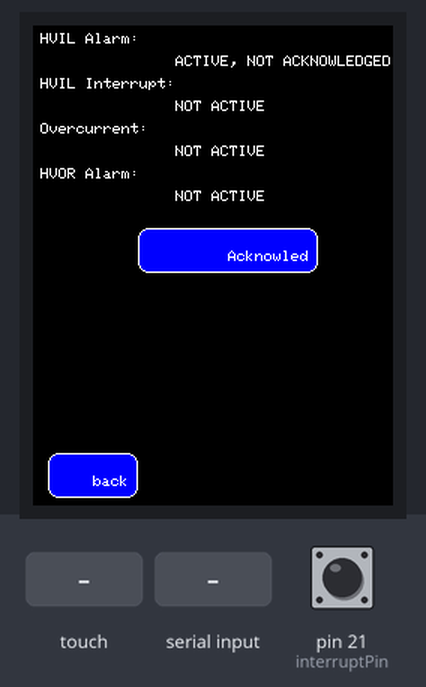
The sketch below on a simulated Arduino Mega 2560, built with avr-gcc and run on an emulated ATmega2560. Shown: 240×320 colour display. The inputs (shaded band) are chosen by the test bench; at power-on: pin 21 (interruptPin) HIGH. EEPROM starts erased; what the sketch prints to the serial monitor is not drawn.

Above: at 1.4 s.
1.5 s: touch panel pressed at 13 % / 50 % of its raw x / y range
At 2.5 s:
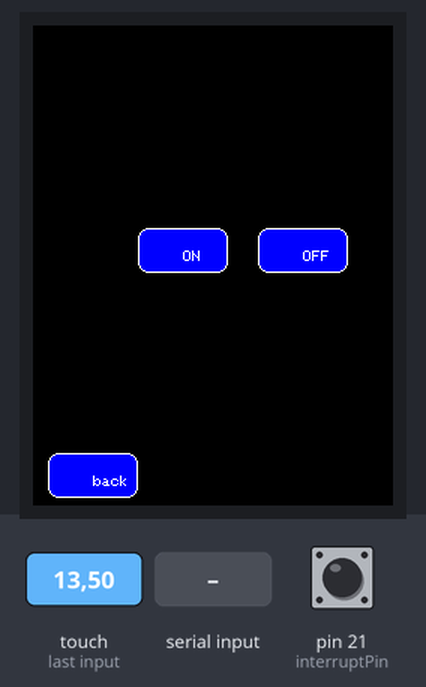
3.2 s: pin 21 (interruptPin) pulled LOW for 0.15 s
At 4.3 s:
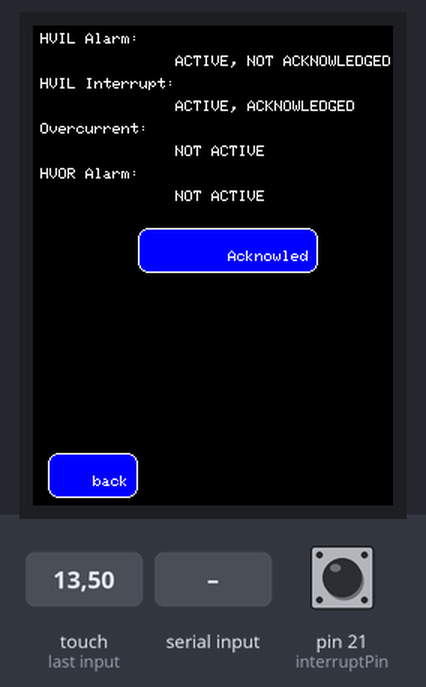
5.1 s: "1" received over the second serial link
At 5.8 s:
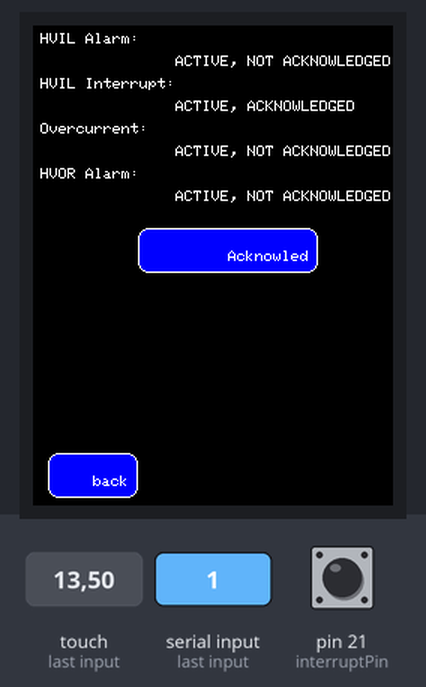
8.1 s: pin 21 (interruptPin) pulled LOW for 1 s
At 9.4 s:
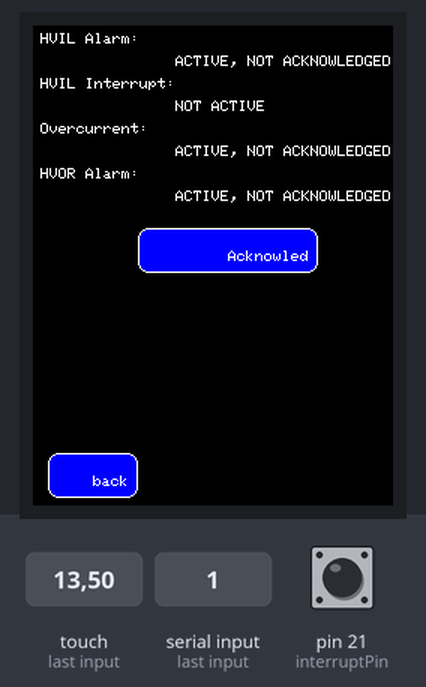
Timing chart, 0 to 11.1 s (numbered marks = the images above; inputs shaded):
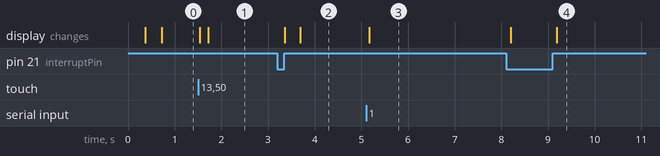

The sketch:

BMS.ino
```cpp
#include <TimerOne.h>
#include "TaskStruct.h"
#include "SOC.h"
#include "TFT.h"
#include "Measurement.h"
#include "Contactor.h"
#include "Alarm.h"
#include "RemoteTerminal.h"
#include "DataLogging.h"

// pin for the HVIL Interrupt Alarm
const byte interruptPin = 21;

// period with which the timeBaseFlag should be set (100000ms = 10hz); how often the tasks shall run
const int interruptTime = 200000;


// Global variables declarations:
// flags:
bool turnOnReq;
bool alarmTrig;
bool alarmAck;
volatile bool timeBaseFlag;
bool maxCurrFlag = false;
bool minCurrFlag = false;
bool maxVolFlag = false;
bool minVolFlag = false;
bool maxSocFlag = false;
bool minSocFlag = false;
bool resetLog = false;
//contractor flags
bool hvilAlarmFlag = false;
bool hvilInterruptAlarmFlag = false;
bool overCurrentAlarmFlag = false;
bool outOfRangeVoltageFlag = false;
//Remote terminal flag
bool resetEEProm = false;

// data:
int hvilData = 0;
int tempData;
float currentData;
float voltageData;
long isoResData;
int isoCKTData;
float socData;
// max/min history:
float maxCurrent;
float minCurrent;
float maxVoltage;
float minVoltage;
float maxSOC;
float minSOC;
// alarms:
String hvilAlarm;
String overcurrentAlarm;
String hvorAlarm;
String hvilInterrupt;
// for timing of specific tasks
long counter = 0;


// Task Declarations
TCB tft;
TftData tftTaskData;
TCB measurement;
MeasurementData measurementTaskData;
TCB soc;
SocData socTaskData;
TCB contactor;
ContactorData contactorTaskData;
TCB alarm;
AlarmData alarmTaskData;
TCB remoteTerminal;
RemoteTerminalData remoteTerminalTaskData;
TCB dataLog;
DataLoggingData dataLogTaskData;

// Reference to top of the task queue and the task currently being executed
TCB* topOfQueue = &tft;
TCB* currentTask = topOfQueue;
TCB* lastTask = &alarm;

// Initialize the variables
void initVars(){
  tempData = 0;
  hvilData = 1;
  currentData = 10;
  voltageData = 335;
  isoResData = 0;
  isoCKTData = 0;
  socData = 0;
  maxCurrent = 0;
  minCurrent = 0;
  maxVoltage = -1;
  minVoltage = -1;
  maxSOC = -1;
  minSOC = -1;
  hvilAlarm = "NOT ACTIVE";
  overcurrentAlarm = "NOT ACTIVE";
  hvorAlarm = "NOT ACTIVE";
  hvilInterrupt = "NOT ACTIVE";
  turnOnReq = false;
  alarmTrig = false;
  alarmAck = false;
  pinMode(interruptPin, INPUT_PULLUP);
  timeBaseFlag = 0;
};

// Initialize task and their fields
void initTasks(){
  // TFT
  tft.myTask = &tftTaskFnc;
  tft.taskDataPtr = &tftTaskData;
  tftTaskData.tftSocPtr = &socData;
  tftTaskData.tftTempPtr = &tempData;
  tftTaskData.tftCurrPtr = &currentData;
  tftTaskData.tftVoltPtr = &voltageData;
  tftTaskData.tftIsoResPtr = &isoResData;
  tftTaskData.tftIsoCktPtr = &isoCKTData;
  tftTaskData.tftHvilAlarmPtr = &hvilAlarm;
  tftTaskData.tftOverCurrPtr = &overcurrentAlarm;
  tftTaskData.tftHvorPtr = &hvorAlarm;
  tftTaskData.tftHvilInterrupt = &hvilInterrupt;
  tftTaskData.tftTurnOnPtr = &turnOnReq;
  tftTaskData.tftHvilPtr = &hvilData;
  tftTaskData.tftAlarmTrigPtr = &alarmTrig;
  tftTaskData.tftAlarmAckPtr = &alarmAck;
  tftTaskData.tftCounterPtr = &counter;

  // MEASUREMENT
  measurement.myTask = &measurementTaskFnc;
  measurement.taskDataPtr = &measurementTaskData;
  measurementTaskData.currentDataPtr = &currentData;
  measurementTaskData.voltageDataPtr = &voltageData;
  measurementTaskData.maxCurrentPtr = &maxCurrent;
  measurementTaskData.maxVoltagePtr = &maxVoltage;
  measurementTaskData.minCurrentPtr = &minCurrent;
  measurementTaskData.minVoltagePtr = &minVoltage;
  measurementTaskData.maxCurrFlagPtr = &maxCurrFlag;
  measurementTaskData.maxVolFlagPtr = &maxVolFlag;
  measurementTaskData.minVolFlagPtr = &minVolFlag;
  measurementTaskData.minCurrFlagPtr = &minCurrFlag;

  // SOC
  soc.myTask = &socTaskFnc;
  soc.taskDataPtr = &socTaskData;
  // socTaskData.dataPtr = &socData;
  socTaskData.voltageDataPtr = &voltageData;
  socTaskData.currentDataPtr = &currentData;
  socTaskData.SOCDataPtr = &socData;
  socTaskData.maxCurrDataPtr = &maxCurrent;
  socTaskData.minCurrDataPtr = &minCurrent;
  socTaskData.maxCurrFlag = &maxCurrFlag;
  socTaskData.minCurrFlag = &minCurrFlag;
  socTaskData.maxVoltDataPtr = &maxVoltage;
  socTaskData.minVoltDataPtr = &minVoltage;
  socTaskData.maxVolFlag = &maxVolFlag;
  socTaskData.minVolFlag = &minVolFlag;
  socTaskData.maxSOC = &maxSOC;
  socTaskData.minSOC = &minSOC;
  socTaskData.maxSOCFlag = &maxSocFlag;
  socTaskData.minSOCFlag = &minSocFlag;

  // CONTACTOR
  contactor.myTask = &contactorTaskFnc;
  contactor.taskDataPtr = &contactorTaskData;
  contactorTaskData.turnOnReqPtr = &turnOnReq;
  //contactorTaskData.hvilInterruptPtr = &hvilInterrupt;
  contactorTaskData.hvilAlarmFlagPtr = &hvilAlarmFlag;
  contactorTaskData.hvilInterruptAlarmFlagPtr = &hvilInterruptAlarmFlag;
  contactorTaskData.overCurrentAlarmFlagPtr = &overCurrentAlarmFlag;
  contactorTaskData.outOfRangeVoltageFlagPtr = &outOfRangeVoltageFlag;

  // ALARM
  alarm.myTask = &alarmTaskFnc;
  alarm.taskDataPtr = &alarmTaskData;
  alarmTaskData.hvilAlarmPtr = &hvilAlarm;
  alarmTaskData.overcurrentAlarmPtr = &overcurrentAlarm;
  alarmTaskData.hvorAlarmPtr = &hvorAlarm;
  alarmTaskData.hvilInterruptPtr = &hvilInterrupt;
  alarmTaskData.alarmTriggerPtr = &alarmTrig;
  alarmTaskData.alarmAckPtr = &alarmAck;
  alarmTaskData.hvilPtr = &hvilData;
  alarmTaskData.currentPtr = &currentData;
  alarmTaskData.voltagePtr = &voltageData;
  alarmTaskData.hvilAlarmFlagPtr = &hvilAlarmFlag;
  alarmTaskData.hvilInterruptAlarmFlagPtr = &hvilInterruptAlarmFlag;
  alarmTaskData.overCurrentAlarmFlagPtr = &overCurrentAlarmFlag;
  alarmTaskData.outOfRangeVoltageFlagPtr = &outOfRangeVoltageFlag;

  // REMOTE TERMINAL
  remoteTerminal.myTask = &remoteTaskFnc;
  remoteTerminal.taskDataPtr = &remoteTerminalTaskData;
  remoteTerminalTaskData.resetEEpromPtr = &resetLog;
  remoteTerminalTaskData.maxCurrDataPtr = &maxCurrent;
  remoteTerminalTaskData.minCurrDataPtr = &minCurrent;
  remoteTerminalTaskData.maxVoltDataPtr = &maxVoltage;
  remoteTerminalTaskData.minVoltDataPtr = &minVoltage;

  // DATA LOGGING
  dataLog.myTask = &dataLoggingTaskFnc;
  dataLog.taskDataPtr = &dataLogTaskData;
  dataLogTaskData.maxCurrentPtr = &maxCurrent;
  dataLogTaskData.minCurrentPtr = &minCurrent;
  dataLogTaskData.maxVoltagePtr = &maxVoltage;
  dataLogTaskData.minVoltagePtr = &minVoltage;
  dataLogTaskData.maxSOCPtr = &maxSOC;
  dataLogTaskData.minSOCPtr = &minSOC;
  dataLogTaskData.maxCurrFlagPtr = &maxCurrFlag;
  dataLogTaskData.minCurrFlagPtr = &minCurrFlag;
  dataLogTaskData.maxVolFlagPtr = &maxVolFlag;
  dataLogTaskData.minVolFlagPtr = &minVolFlag;
  dataLogTaskData.maxSocFlagPtr = &maxSocFlag;
  dataLogTaskData.minSocFlagPtr = &minSocFlag;
  dataLogTaskData.resetFlagPtr = &resetLog;
};

// Initialize the queue
void initQueue() {
  tft.prev = NULL;
  tft.next = &measurement;
  measurement.prev = &tft;
  measurement.next = &soc;
  soc.prev = &measurement;
  soc.next = &contactor;
  contactor.prev = &soc;
  contactor.next = &alarm;
  alarm.prev = &contactor;
  alarm.next = &remoteTerminal;
  remoteTerminal.prev = &alarm;
  remoteTerminal.next = &dataLog;
  dataLog.prev = &remoteTerminal;
  dataLog.next = NULL;
};

// Initialize the screen display
void initDisplay() {
  screen.reset();
  uint16_t identifier = screen.readID();
  if(identifier != 0x9325 && identifier != 0x9328 && identifier != 0x4535 && identifier != 0x7575 && identifier != 0x9341  && identifier != 0x8357) {
    identifier=0x9341;
  }
  screen.begin(identifier);
  screen.setRotation(2);
  screen.fillScreen(BLACK);

  // create main screen buttons
  for (uint8_t col=0; col<3; col++) {
    buttons[col].initButton(&screen, BUTTON_X+col*(BUTTON_W+BUTTON_SPACING_X),
                 BUTTON_Y,    // x, y, w, h, outline, fill, text
                  BUTTON_W, BUTTON_H, ILI9341_WHITE, buttoncolor, ILI9341_WHITE,
                  buttonlabels[col], BUTTON_TEXTSIZE);
    buttons[col].drawButton();
  }
  // create the back button
  buttons[3].initButton(&screen, BUTTON_X,
                 300,    // x, y, w, h, outline, fill, text
                  BUTTON_W, BUTTON_H, ILI9341_WHITE, buttoncolor, ILI9341_WHITE,
                  buttonlabels[3], BUTTON_TEXTSIZE);
  // create the battery on button

  buttons[4].initButton(&screen, 100,
                 150,    // x, y, w, h, outline, fill, text
                  BUTTON_W, BUTTON_H, ILI9341_WHITE, buttoncolor, ILI9341_WHITE,
                  buttonlabels[4], BUTTON_TEXTSIZE);
  // create the battery off button
  buttons[5].initButton(&screen, 180,
                 150,    // x, y, w, h, outline, fill, text
                  BUTTON_W, BUTTON_H, ILI9341_WHITE, buttoncolor, ILI9341_WHITE,
                  buttonlabels[5], BUTTON_TEXTSIZE);

  // create the acknowledge button
  buttons[6].initButton(&screen, 130,
                 150,    // x, y, w, h, outline, fill, text
                  120, BUTTON_H, ILI9341_WHITE, buttoncolor, ILI9341_WHITE,
                  buttonlabels[6], BUTTON_TEXTSIZE);

  // keep track of last screen displayed
  currScreen = 0;
  prevScreen = 0;
};

// function for the timed interrupt
void interruptScheduler() {
  timeBaseFlag = 1;
};

// function for the pin interrupt
// puts it in Active, Not Acknowledged state, triggers the alarm, and makes sure the contactors are OFF
void interruptAlarm() {
   hvilInterrupt = "ACTIVE, NOT ACKNOWLEDGED";
   hvilInterruptAlarmFlag = true;
   hvilInterState = 1;
   hvilInterTrig = true;
   digitalWrite(24, LOW);
};

// startup task
void setup() {
  // put your setup code here, to run once:
  Serial.begin(9600);
  Serial1.begin(9600);
  Serial1.setTimeout(1000);
  initVars();
  initTasks();
  initQueue();
  initDisplay();
  attachInterrupt(digitalPinToInterrupt(interruptPin), interruptAlarm, RISING);
  Timer1.initialize(interruptTime);
  Timer1.attachInterrupt(interruptScheduler);
}

// the scheduler; loops through the tasks if prompted by the timed interrupt, until it reached the last task
// measures HVIL input at every iteration
void loop() {
  if(1 == timeBaseFlag) {
    timeBaseFlag = 0;
    currentTask = topOfQueue;
    while (currentTask != NULL) {
      currentTask->myTask(currentTask->taskDataPtr);
      currentTask = currentTask->next;
    }
  }
  hvilData = !digitalRead(interruptPin);
}
```

Alarm.h
```cpp
struct AlarmDataStruct {
  String* hvilAlarmPtr;
  String* overcurrentAlarmPtr;
  String* hvorAlarmPtr;
  String* hvilInterruptPtr;
  int*    hvilPtr;
  float*  currentPtr;
  float*  voltagePtr;
  bool*   alarmTriggerPtr;
  bool*   alarmAckPtr;
  bool*   hvilAlarmFlagPtr;
  bool*   hvilInterruptAlarmFlagPtr;
  bool*   overCurrentAlarmFlagPtr;
  bool*   outOfRangeVoltageFlagPtr;
};

typedef struct AlarmDataStruct AlarmData;

// states coding: 0 = NOT ACTIVE; 1 = ACTIVE, NOT ACKNOWLEDGED, 3 = ACTIVE, ACKNOWLEDGED
int hvilState = 0;
int overCurrState = 0;
int voltState = 0;
int hvilInterState = 0;

// local trigger variables for each state, to determine if the main trigger should be triggered
bool hvilTrig = false;
bool overCurrTrig = false;
bool voltTrig = false;
bool hvilInterTrig = false;

// changes Alarm states as descirbed in the lab spec, and depicted in the diagrams in the lab report
// contains 4 state machines, one for each alarm
void alarmTaskFnc(void* arg)
{
  AlarmData* localDataPtr = arg;
  bool alarmAck = *(localDataPtr->alarmAckPtr);
  bool alarmTrig = *(localDataPtr->alarmTriggerPtr);

   // temporary storage for the HVIL value
  int hvilData = *(localDataPtr->hvilPtr);

  // state machine for the HVIL Alarm
  switch (hvilState) {
    case 0:
      if (hvilData == 0) {
        hvilState = 1;
        *(localDataPtr->hvilAlarmPtr) = "ACTIVE, NOT ACKNOWLEDGED";
        *(localDataPtr->hvilAlarmFlagPtr) = true;
        hvilTrig = true;
      }
      break;
    case 1:
      if (hvilData == 1) {
        *(localDataPtr->hvilAlarmPtr) = "NOT ACTIVE";
        *(localDataPtr->hvilAlarmFlagPtr) = false;
        hvilState = 0;
        hvilTrig = false;
      } else if (hvilData == 0 && alarmAck) {
        hvilState = 2;
        *(localDataPtr->hvilAlarmPtr) = "ACTIVE, ACKNOWLEDGED";
        hvilTrig = false;
      }
      break;
    case 2:
      if (hvilData == 1) {
        *(localDataPtr->hvilAlarmPtr) = "NOT ACTIVE";
        *(localDataPtr->hvilAlarmFlagPtr) = false;
        hvilState = 0;
      }
      break;
    default:
      *(localDataPtr->hvilAlarmPtr) = "NOT ACTIVE";
      *(localDataPtr->hvilAlarmFlagPtr) = false;
      hvilState = 0;
      break;
  }

  // temporary storage for the current value
  float curr = *(localDataPtr->currentPtr);

  // state machine for the Overcurrent Alarm
  switch (overCurrState) {
    case 0:
      if (curr <= -5.0 || curr >= 20.0) {
        overCurrState = 1;
        *(localDataPtr->overcurrentAlarmPtr) = "ACTIVE, NOT ACKNOWLEDGED";
        *(localDataPtr->overCurrentAlarmFlagPtr) = true;
        overCurrTrig = true;
      }
      break;
    case 1:
      if (curr > 5.0 && curr < 20.0) {
        *(localDataPtr->overcurrentAlarmPtr) = "NOT ACTIVE";
        *(localDataPtr->overCurrentAlarmFlagPtr) = false;
        overCurrState = 0;
        overCurrTrig = false;
      } else if ((curr <= -5.0 || curr >= 20.0) && alarmAck) {
        overCurrState = 2;
        *(localDataPtr->overcurrentAlarmPtr) = "ACTIVE, ACKNOWLEDGED";
        overCurrTrig = false;
      }
      break;
    case 2:
      if (curr > 5.0 && curr < 20.0) {
        *(localDataPtr->overcurrentAlarmPtr) = "NOT ACTIVE";
        *(localDataPtr->overCurrentAlarmFlagPtr) = false;
        overCurrState = 0;
      }
      break;
    default:
        *(localDataPtr->overcurrentAlarmPtr) = "NOT ACTIVE";
        *(localDataPtr->overCurrentAlarmFlagPtr) = false;
        overCurrState = 0;
        break;
  }

  // temporary storage for the voltage value
  float volt = *(localDataPtr->voltagePtr);

  // state machine for the High Voltage Out of Range Alarm
  switch (voltState) {
    case 0:
      if (volt <= 280.0 || volt >= 405.0) {
        voltState = 1;
        *(localDataPtr->hvorAlarmPtr) = "ACTIVE, NOT ACKNOWLEDGED";
        *(localDataPtr->outOfRangeVoltageFlagPtr) = true;
        voltTrig = true;
      }
      break;
    case 1:
      if (volt > 280.0 && volt < 405.0) {
        *(localDataPtr->hvorAlarmPtr) = "NOT ACTIVE";
        *(localDataPtr->outOfRangeVoltageFlagPtr) = false;
        voltState = 0;
        voltTrig = false;
      } else if ((volt <= 280.0 || volt >= 405.0) && alarmAck) {
        voltState = 2;
        *(localDataPtr->hvorAlarmPtr) = "ACTIVE, ACKNOWLEDGED";
        voltTrig = false;
      }
      break;
    case 2:
      if (volt > 280.0 && volt < 405.0) {
        *(localDataPtr->hvorAlarmPtr) = "NOT ACTIVE";
        *(localDataPtr->outOfRangeVoltageFlagPtr) = false;
        voltState = 0;
      }
      break;
    default:
      *(localDataPtr->hvorAlarmPtr) = "NOT ACTIVE";
      *(localDataPtr->outOfRangeVoltageFlagPtr) = false;
      voltState = 0;
      break;
  }

  // state machine for the HVIL interrupt alarm
  // gets triggered in BMS.ino, the transitions are handled here
  switch (hvilInterState) {
    case 0: break;
    case 1:
      if (hvilData == 1) {
        *(localDataPtr->hvilInterruptPtr) = "NOT ACTIVE";
        *(localDataPtr->hvilInterruptAlarmFlagPtr) = false;
        hvilInterState = 0;
        hvilInterTrig = false;
      } else if (alarmAck) {
        hvilInterState = 2;
        hvilInterTrig = false;
        *(localDataPtr->hvilInterruptPtr) = "ACTIVE, ACKNOWLEDGED";
      }
      break;
    case 2:
      if (hvilData == 1) {
        *(localDataPtr->hvilInterruptPtr) = "NOT ACTIVE";
        *(localDataPtr->hvilInterruptAlarmFlagPtr) = false;
        hvilInterState = 0;
      }
      break;
    default:
      *(localDataPtr->hvilInterruptPtr) = "NOT ACTIVE";
      *(localDataPtr->hvilInterruptAlarmFlagPtr) = false;
      hvilInterState = 0;
      hvilInterTrig = false;
      break;
  }

  // if any alarm was triggered, make sure the main trigger is also triggered
  *(localDataPtr->alarmTriggerPtr) = hvilTrig || overCurrTrig || voltTrig || hvilInterTrig;

  // if any alarm is still triggered, make sure they still need to be acknowledged
  *(localDataPtr->alarmAckPtr) = (hvilTrig || overCurrTrig || voltTrig || hvilInterTrig) ? false : true;
};
```

Contactor.h
```cpp
struct ContactorDataStruct {
  bool* turnOnReqPtr;
  //String* hvilInterruptPtr;
  bool* hvilAlarmFlagPtr;
  bool* hvilInterruptAlarmFlagPtr;
  bool* overCurrentAlarmFlagPtr;
  bool* outOfRangeVoltageFlagPtr;
};

typedef struct ContactorDataStruct ContactorData;


// toggle the LED based on the press of the battery on/off button
void contactorTaskFnc(void* arg)
{
  ContactorData* localDataPtr = arg;
  //Saving the pointer values into variables for readibility
  bool hvilAlarmFlag = *(localDataPtr->hvilAlarmFlagPtr);
  bool hvilInterruptAlarmFlag = *(localDataPtr->hvilInterruptAlarmFlagPtr);
  bool overCurrentAlarmFlag = *(localDataPtr->overCurrentAlarmFlagPtr);
  bool outOfRangeVoltageFlag = *(localDataPtr->outOfRangeVoltageFlagPtr);
  bool turnOn = *(localDataPtr->turnOnReqPtr);
  if(hvilAlarmFlag || hvilInterruptAlarmFlag || overCurrentAlarmFlag || outOfRangeVoltageFlag) {
    digitalWrite(24, LOW);  // don't turn on the battery/LED on if any of the alarms were triggered
  } else if (turnOn) {
    digitalWrite(24, HIGH); // handle the turn on request
  } else {
    digitalWrite(24, LOW);  // handle the turn off request
  }
};
```

TaskStruct.h
```cpp
struct TaskStruct {
  void (*myTask)(void*);
  void* taskDataPtr;
  struct TaskStruct* next;
  struct TaskStruct* prev;
};

typedef struct TaskStruct TCB;
```

Source omitted: DataLogging.h (2370 bytes), Measurement.h (1950 bytes), RemoteTerminal.h (1166 bytes), SOC.h (2125 bytes), TFT.h (12262 bytes)

Measured:
- after the input at 1.5 s, the display: first changes at once (image 1 shows a later state)
- after the input at 3.2 s, the display: first changes after 0.16 s (image 2 shows a later state)
- after the input at 5.1 s, the display: changes after 0.07 s (image 3)
- after the input at 8.1 s, the display: first changes after 0.11 s (image 4 shows a later state)
